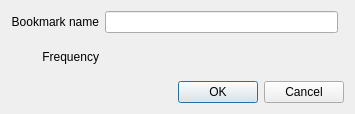
<?xml version="1.0" encoding="UTF-8"?>
<ui version="4.0">
 <class>AddBookmarkDialog</class>
 <widget class="QDialog" name="AddBookmarkDialog">
  <property name="geometry">
   <rect>
    <x>0</x>
    <y>0</y>
    <width>355</width>
    <height>114</height>
   </rect>
  </property>
  <property name="sizePolicy">
   <sizepolicy hsizetype="Fixed" vsizetype="Fixed">
    <horstretch>0</horstretch>
    <verstretch>0</verstretch>
   </sizepolicy>
  </property>
  <property name="windowTitle">
   <string>Add bookmark</string>
  </property>
  <property name="sizeGripEnabled">
   <bool>false</bool>
  </property>
  <property name="modal">
   <bool>true</bool>
  </property>
  <layout class="QGridLayout" name="gridLayout">
   <item row="1" column="2" colspan="2">
    <widget class="FrequencySpinBox" name="frequencySpinBox"/>
   </item>
   <item row="1" column="0" colspan="2">
    <widget class="QLabel" name="label_3">
     <property name="text">
      <string>Frequency</string>
     </property>
     <property name="alignment">
      <set>Qt::AlignRight|Qt::AlignTrailing|Qt::AlignVCenter</set>
     </property>
    </widget>
   </item>
   <item row="0" column="3">
    <widget class="ColorChooserButton" name="colorButton"/>
   </item>
   <item row="0" column="0" colspan="2">
    <widget class="QLabel" name="label">
     <property name="text">
      <string>Bookmark name</string>
     </property>
     <property name="alignment">
      <set>Qt::AlignRight|Qt::AlignTrailing|Qt::AlignVCenter</set>
     </property>
    </widget>
   </item>
   <item row="0" column="2">
    <widget class="QLineEdit" name="nameEdit"/>
   </item>
   <item row="2" column="0" colspan="4">
    <widget class="QDialogButtonBox" name="buttonBox">
     <property name="orientation">
      <enum>Qt::Horizontal</enum>
     </property>
     <property name="standardButtons">
      <set>QDialogButtonBox::Cancel|QDialogButtonBox::Ok</set>
     </property>
    </widget>
   </item>
  </layout>
 </widget>
 <customwidgets>
  <customwidget>
   <class>ColorChooserButton</class>
   <extends>QWidget</extends>
   <header>ColorChooserButton.h</header>
  </customwidget>
  <customwidget>
   <class>FrequencySpinBox</class>
   <extends>QWidget</extends>
   <header>FrequencySpinBox.h</header>
  </customwidget>
 </customwidgets>
 <resources/>
 <connections>
  <connection>
   <sender>buttonBox</sender>
   <signal>accepted()</signal>
   <receiver>AddBookmarkDialog</receiver>
   <slot>accept()</slot>
   <hints>
    <hint type="sourcelabel">
     <x>248</x>
     <y>254</y>
    </hint>
    <hint type="destinationlabel">
     <x>157</x>
     <y>274</y>
    </hint>
   </hints>
  </connection>
  <connection>
   <sender>buttonBox</sender>
   <signal>rejected()</signal>
   <receiver>AddBookmarkDialog</receiver>
   <slot>reject()</slot>
   <hints>
    <hint type="sourcelabel">
     <x>316</x>
     <y>260</y>
    </hint>
    <hint type="destinationlabel">
     <x>286</x>
     <y>274</y>
    </hint>
   </hints>
  </connection>
 </connections>
</ui>
